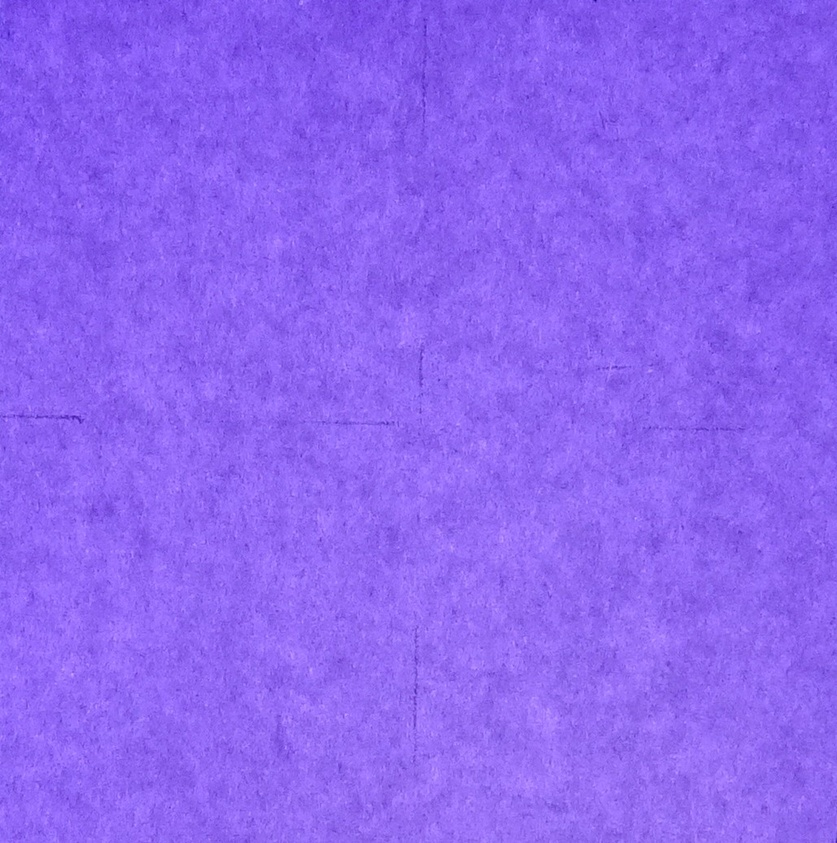
%> input picture Matlab/Uniformity_Experiment.JPG, 837 x 843 px, shrunk from 1029 x 1036 before the run
$ octave Uniformity_Experiment.m   (GNU Octave 9; MATLAB toolbox functions it lacks are replaced by stand-ins)
%> lines starting %> are read from the running program, lines starting %| are printed output that depends on the picture
% This script looks at an image file and creates a greyscale intensity
% matrix. This greyscale intensity matrix can show the different of light
% intesnsity at certain points on the image. The image is divided by 100
% squares and the non-uniformity is calculated
clc;
clear;
close all;

%Read the image and converts it to an RGB matrix
P=imread('Uniformity_Experiment.jpg');
%> P is the input picture: size 843x837x3 uint8; mean R, G, B 142.1, 100.9, 242.4

Gray=rgb2gray(P); %Converts image to gray scale to find relative intensity
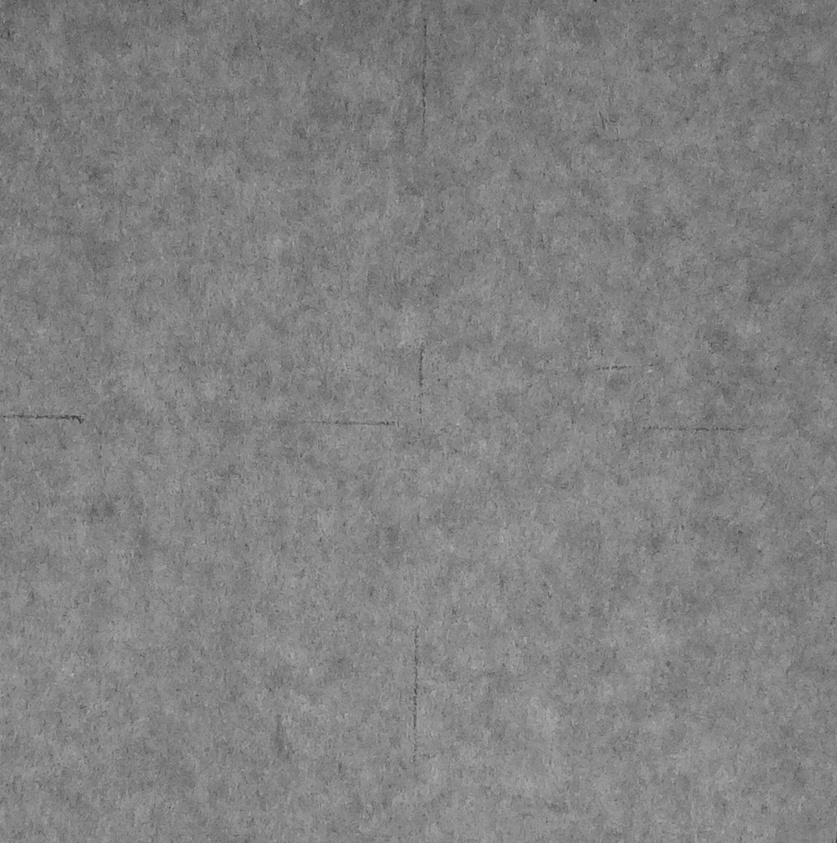
%> Gray: size 843x837 uint8; min 27, max 184, mean 129.2
[row column]=size(Gray);
%> row = 843; column = 837
myMeanFunction=@(block_struct) mean2(block_struct.data); %Assigns mean2 as a function for image processing
blockMean=blockproc(Gray,[floor(row/10) ,floor(column/10)], myMeanFunction); %Uses mean2 for 1/10 of the image

%Finds the Maximum and Minimum Image Intensity on each block.The
%Non-uniformity is printed
max = max(max(blockMean));
%> max = 140.1
min=min(min(blockMean));
%> min = 115.3
fprintf('The Non-Uniformity is %.1f%%\n',((max-min)./(max+min)).*100);
%| The Non-Uniformity is 9.7%

%Display the relative image intensity
figure(1);
surf(blockMean);
view(2);
colorbar
xlabel('X-Axis Block');
ylabel('Y-Axis Block');
zlabel('Average Image Intensity');
title('Average experimental uniformity');
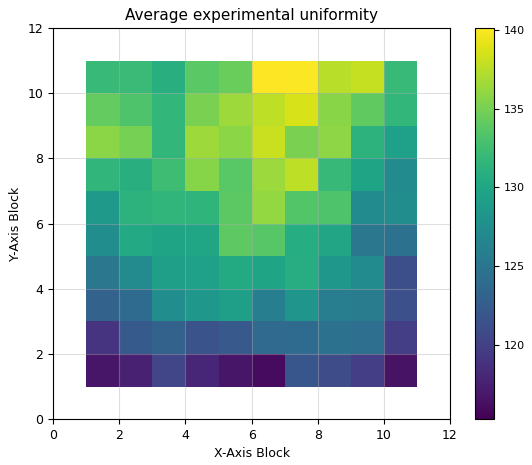
%> figure redrawn from the program's plot data

figure(2);
imshow(Gray);
%%
%
%  PREFORMATTED
%  TEXT
%
